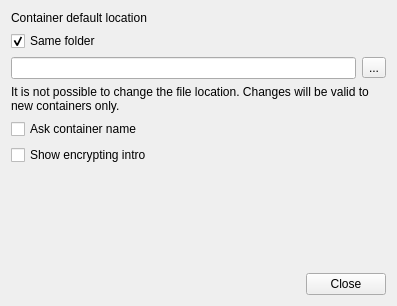
<?xml version="1.0" encoding="UTF-8"?>
<ui version="4.0">
 <class>SettingsDialog</class>
 <widget class="QWidget" name="SettingsDialog">
  <property name="geometry">
   <rect>
    <x>0</x>
    <y>0</y>
    <width>397</width>
    <height>306</height>
   </rect>
  </property>
  <property name="windowTitle">
   <string>Settings</string>
  </property>
  <layout class="QVBoxLayout" name="verticalLayout">
   <item>
    <widget class="QLabel" name="label">
     <property name="text">
      <string>Container default location</string>
     </property>
    </widget>
   </item>
   <item>
    <widget class="QCheckBox" name="defaultSameDir">
     <property name="text">
      <string>Same folder</string>
     </property>
     <property name="checked">
      <bool>true</bool>
     </property>
    </widget>
   </item>
   <item>
    <layout class="QHBoxLayout" name="horizontalLayout">
     <item>
      <widget class="QLineEdit" name="defaultDir">
       <property name="readOnly">
        <bool>true</bool>
       </property>
      </widget>
     </item>
     <item>
      <widget class="QToolButton" name="selectDefaultDir">
       <property name="text">
        <string notr="true">...</string>
       </property>
      </widget>
     </item>
    </layout>
   </item>
   <item>
    <widget class="QLabel" name="defaultDirLabel">
     <property name="text">
      <string>It is not possible to change the file location. Changes will be valid to new containers only.</string>
     </property>
     <property name="wordWrap">
      <bool>true</bool>
     </property>
    </widget>
   </item>
   <item>
    <widget class="QCheckBox" name="askSaveAs">
     <property name="text">
      <string>Ask container name</string>
     </property>
    </widget>
   </item>
   <item>
    <widget class="QCheckBox" name="showIntro">
     <property name="text">
      <string>Show encrypting intro</string>
     </property>
    </widget>
   </item>
   <item>
    <spacer name="verticalSpacer">
     <property name="orientation">
      <enum>Qt::Vertical</enum>
     </property>
     <property name="sizeHint" stdset="0">
      <size>
       <width>20</width>
       <height>40</height>
      </size>
     </property>
    </spacer>
   </item>
   <item>
    <widget class="QDialogButtonBox" name="buttonBox">
     <property name="standardButtons">
      <set>QDialogButtonBox::Close</set>
     </property>
    </widget>
   </item>
  </layout>
 </widget>
 <tabstops>
  <tabstop>defaultDir</tabstop>
  <tabstop>selectDefaultDir</tabstop>
  <tabstop>showIntro</tabstop>
 </tabstops>
 <resources/>
 <connections>
  <connection>
   <sender>showIntro</sender>
   <signal>stateChanged(int)</signal>
   <receiver>SettingsDialog</receiver>
   <slot>save()</slot>
   <hints>
    <hint type="sourcelabel">
     <x>219</x>
     <y>131</y>
    </hint>
    <hint type="destinationlabel">
     <x>217</x>
     <y>188</y>
    </hint>
   </hints>
  </connection>
  <connection>
   <sender>askSaveAs</sender>
   <signal>stateChanged(int)</signal>
   <receiver>SettingsDialog</receiver>
   <slot>save()</slot>
   <hints>
    <hint type="sourcelabel">
     <x>226</x>
     <y>95</y>
    </hint>
    <hint type="destinationlabel">
     <x>226</x>
     <y>207</y>
    </hint>
   </hints>
  </connection>
  <connection>
   <sender>defaultSameDir</sender>
   <signal>stateChanged(int)</signal>
   <receiver>SettingsDialog</receiver>
   <slot>save()</slot>
   <hints>
    <hint type="sourcelabel">
     <x>226</x>
     <y>39</y>
    </hint>
    <hint type="destinationlabel">
     <x>226</x>
     <y>207</y>
    </hint>
   </hints>
  </connection>
  <connection>
   <sender>buttonBox</sender>
   <signal>clicked(QAbstractButton*)</signal>
   <receiver>SettingsDialog</receiver>
   <slot>close()</slot>
   <hints>
    <hint type="sourcelabel">
     <x>226</x>
     <y>394</y>
    </hint>
    <hint type="destinationlabel">
     <x>226</x>
     <y>207</y>
    </hint>
   </hints>
  </connection>
 </connections>
 <slots>
  <slot>save()</slot>
 </slots>
</ui>
